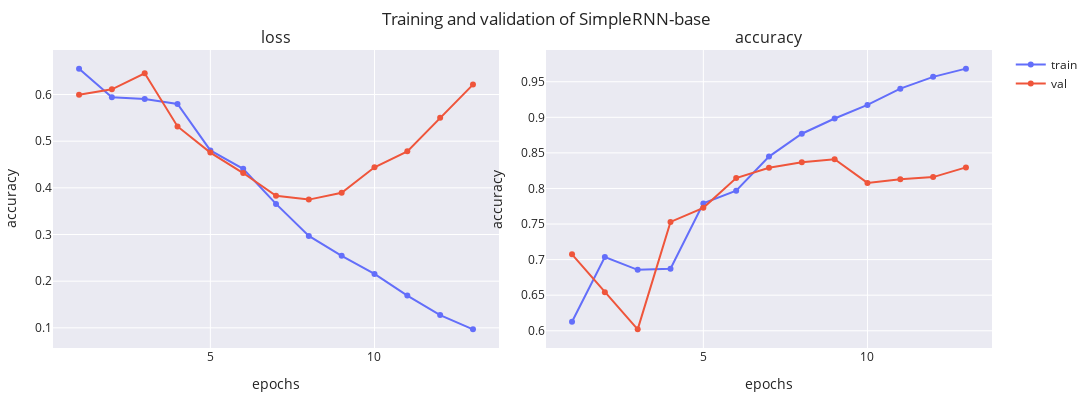

The notebook cell this image was saved under:
### Code cell
rnn_model = AmazonReviewsModel(MAX_FEATURES, 64, SimpleRNN, name="SimpleRNN-base")
_, fig = rnn_model.train(
    dataset, f"{MODEL_PATH}/{rnn_model.name}.weights.h5", **train_default
)
print(rnn_model.evaluate(dataset.X_test, dataset.y_test))
fig

### Figure 1 — Plotly figure (JSON) as saved in the notebook; plotly's stock layout.template omitted (floating-point values rounded to 4 significant figures)
{"data": [{"line": {"color": "#636EFA"}, "marker": {"color": "#636EFA"}, "mode": "lines+markers", "name": "train", "showlegend": true, "type": "scatter", "x": [1, 2, 3, 4, 5, 6, 7, 8, 9, 10, 11, 12, 13], "xaxis": "x", "y": [0.6554, 0.5941, 0.5905, 0.5796, 0.4803, 0.4408, 0.3656, 0.297, 0.2544, 0.2155, 0.1691, 0.1272, 0.09672], "yaxis": "y"}, {"line": {"color": "#EF553B"}, "marker": {"color": "#EF553B"}, "mode": "lines+markers", "name": "val", "showlegend": true, "type": "scatter", "x": [1, 2, 3, 4, 5, 6, 7, 8, 9, 10, 11, 12, 13], "xaxis": "x", "y": [0.5994, 0.6111, 0.6454, 0.5316, 0.4756, 0.4317, 0.3829, 0.3748, 0.3892, 0.444, 0.4782, 0.5501, 0.6213], "yaxis": "y"}, {"line": {"color": "#636EFA"}, "marker": {"color": "#636EFA"}, "mode": "lines+markers", "name": "train", "showlegend": false, "type": "scatter", "x": [1, 2, 3, 4, 5, 6, 7, 8, 9, 10, 11, 12, 13], "xaxis": "x2", "y": [0.6127, 0.7036, 0.6856, 0.6872, 0.779, 0.7968, 0.8448, 0.877, 0.8983, 0.9174, 0.9403, 0.9568, 0.9684], "yaxis": "y2"}, {"line": {"color": "#EF553B"}, "marker": {"color": "#EF553B"}, "mode": "lines+markers", "name": "val", "showlegend": false, "type": "scatter", "x": [1, 2, 3, 4, 5, 6, 7, 8, 9, 10, 11, 12, 13], "xaxis": "x2", "y": [0.7074, 0.6542, 0.602, 0.753, 0.7728, 0.8146, 0.829, 0.8368, 0.841, 0.8078, 0.813, 0.816, 0.8296], "yaxis": "y2"}], "layout": {"annotations": [{"font": {"size": 16}, "showarrow": false, "text": "loss", "x": 0.2375, "xanchor": "center", "xref": "paper", "y": 1, "yanchor": "bottom", "yref": "paper"}, {"font": {"size": 16}, "showarrow": false, "text": "accuracy", "x": 0.7625, "xanchor": "center", "xref": "paper", "y": 1, "yanchor": "bottom", "yref": "paper"}], "height": 400, "margin": {"b": 10, "l": 10, "r": 10, "t": 50}, "title": {"text": "Training and validation of SimpleRNN-base"}, "width": 1200, "xaxis": {"anchor": "y", "domain": [0, 0.475], "title": {"text": "epochs"}}, "xaxis2": {"anchor": "y2", "domain": [0.525, 1], "title": {"text": "epochs"}}, "yaxis": {"anchor": "x", "domain": [0, 1], "title": {"text": "accuracy"}}, "yaxis2": {"anchor": "x2", "domain": [0, 1], "title": {"text": "accuracy"}}}}
